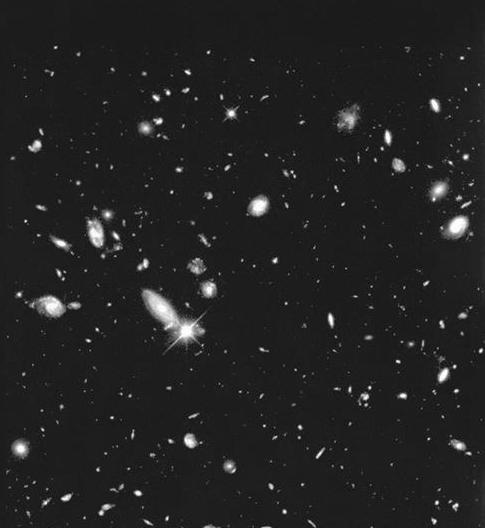
#> input picture cap3/atvd_2/images/Fig0334(a)(hubble-original).tif, 485 x 528 px
$ jupyter execute filtros_espaciais.ipynb
#> lines starting #> are read from the running program, lines starting #| are printed output that depends on the picture; after the words box and inside, x2 and y2 are one past the last pixel; in counts of white or black regions, pixels touching at a corner belong together
[cell 1]
import numpy as np
import matplotlib.pyplot as plt

from numpy.lib.stride_tricks import sliding_window_view
from PIL import Image

### Cap 3.5 - Filtros espaciais de suavização

##### 3.5.1 - Filtros Lineares (Média)

Filtro de média:

$ R=\frac{1}{m}\sum_{i=1-\frac{m-1}{2}}^{i+\frac{m-1}{2}}Z_i$

Filtro de mediana:

$ g(x,y)=\frac{\sum_{s=-a}^{a}\sum_{t=-b}^{b}w(s,t)f(x+s,y+t)}{\sum_{s=-a}^{a}\sum_{t=-b}^{b}w(s,t)}$

### Cap 3.6 - Filtros espaciais de aguçamento

##### 3.6.1 - Fundamentos

Derivada de primeira ordem de uma função unidimensional f(x):

$ \frac{\partial f}{\partial x} = f(x+1)-f(x) $

Derivada se segunda ordem de f(x):

$ \frac{\partial^{2} f}{\partial x^{2}} = f(x+1)+f(x-1)-2f(x) $

[cell 2]
def _check_m(m: int):
    if m < 1 or m % 2 == 0:
        raise ValueError("m deve ser ímpar e maior ou igual 1")

def _conv1d_along_axis(a: np.ndarray, kernel: np.ndarray, axis: int, pad_mode: str):
    pad = len(kernel) // 2

    pad_width = [(0,0)] * a.ndim
    pad_width[axis] = (pad, pad)
    ap = np.pad(a, pad_width=pad_width, mode=pad_mode)

    return np.apply_along_axis(lambda v: np.convolve(v, kernel, mode="valid"), axis, ap)

def mean_filter_2d(img: np.ndarray, m: int, pad_mode: str = "reflect") -> np.ndarray:
    """
    Média móvel 2D mxm. Se img for RGB (H,W,3), filtra canal a canal.
    """
    _check_m(m)
    kernel = np.ones(m, dtype=float) / m  # separável: 1D horizontal + 1D vertical

    if img.ndim == 2:
        # 2D: HxW
        out = _conv1d_along_axis(img.astype(float), kernel, axis=1, pad_mode=pad_mode)  # horiz
        out = _conv1d_along_axis(out,             kernel, axis=0, pad_mode=pad_mode)    # vert
        return out
    elif img.ndim == 3 and img.shape[2] in (3,4):
        # 3D: HxWxC -> processa cada canal
        channels = []
        for c in range(img.shape[2]):
            ch = img[..., c].astype(float)
            ch = _conv1d_along_axis(ch, kernel, axis=1, pad_mode=pad_mode)
            ch = _conv1d_along_axis(ch, kernel, axis=0, pad_mode=pad_mode)
            channels.append(ch)
        return np.stack(channels, axis=2)
    else:
        raise ValueError("Imagem deve ser 2D (HxW) ou 3D (HxWxC).")

def threshold_manual(img, T):
    """
    Aplica limiarização binária com limiar T.
    - img: imagem em escala de cinza (0-1 ou 0-55)
    - T: valor de limiar (float ou int)
    Retorna imagem binária (0 e 1)
    """
    img = np.asarray(img, dtype=float)
    if img.max() > 1:  # normaliza para [0,1] se necessário
        img = img / 255.0
    binary = (img >= T).astype(float)
    return binary

[cell 3]
img_hubble = Image.open("./images/Fig0334(a)(hubble-original).tif").convert("L")
#> img_hubble is the input picture: PIL image 485x528 L; min 0, max 255, mean 34.5
img_board = Image.open("./images/Fig0335(a)(ckt_board_saltpep_prob_pt05).tif").convert("L")
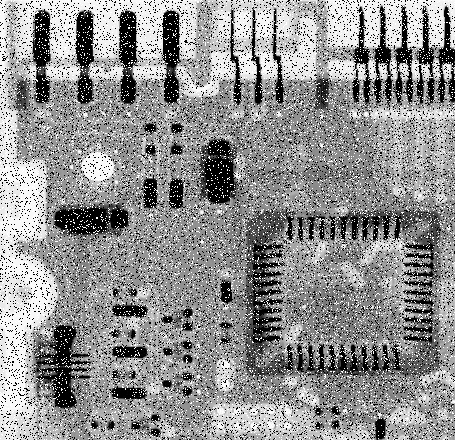
#> input picture cap3/atvd_2/images/Fig0335(a)(ckt_board_saltpep_prob_pt05).tif, 455 x 440 px
#> img_board is the input picture: PIL image 455x440 L; min 0, max 255, mean 144.1
img_moon = Image.open("./images/Fig0338(a)(blurry_moon).tif").convert("L")
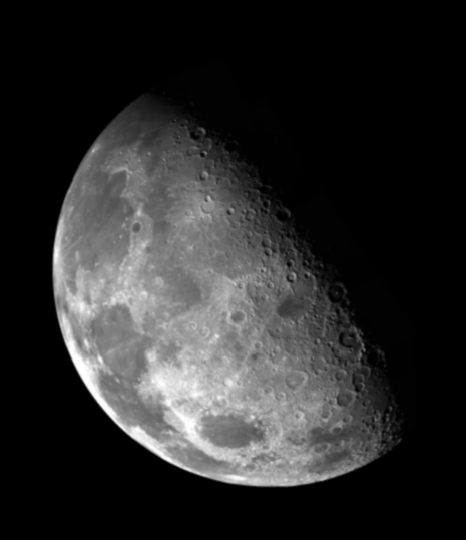
#> input picture cap3/atvd_2/images/Fig0338(a)(blurry_moon).tif, 466 x 540 px
#> img_moon is the input picture: PIL image 466x540 L; min 0, max 254, mean 42.7

Imagem Hubble (3.34)

[cell 4]
img_hubble_array = np.array(img_hubble)
print(f"{type(img_hubble_array)}, {type(img_hubble)}")
#| <class 'numpy.ndarray'>, <class 'PIL.Image.Image'>
print(f"{img_hubble_array.shape}, {img_hubble.size}")
#| (528, 485), (485, 528)

[cell 5]
# Normalização
img_hubble_normalized = img_hubble_array.astype(np.float32) / 255.0

m = 15
hubble_image_filtered = mean_filter_2d(img_hubble_normalized, m) * 255.0
hubble_image_thresh = threshold_manual(hubble_image_filtered, 0.3)
#> in threshold_manual, `binary = (img >= T).astype(float)`:
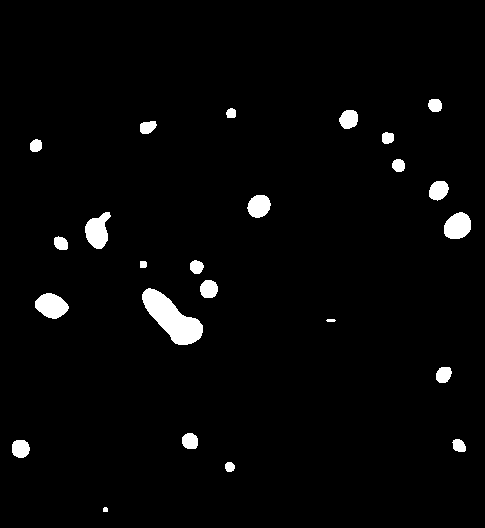
#> binary: shape (528, 485) float64; values 0 (black) and 1 (white), 2.7% white; 24 white regions, largest, box (x1, y1, x2, y2) and area: (142, 288, 203, 345) 1714, (85, 212, 111, 249) 623, (35, 293, 69, 319) 620

[cell 6]
fig, axes = plt.subplots(1,3, figsize=(10,5))

axes[0].imshow(img_hubble_array, cmap="gray")
axes[0].set_title('a')
axes[0].axis("off")

axes[1].imshow(hubble_image_filtered, cmap="gray")
axes[1].set_title('b')
axes[1].axis("off")

axes[2].imshow(hubble_image_thresh, cmap="gray")
axes[2].set_title('c')
axes[2].axis("off")

plt.tight_layout()
plt.savefig("results/panel_figure_3.34.tif")
plt.show()

Imagem Board (3.35)

[cell 7]
img_board_array = np.array(img_board)
print(f"{type(img_board_array)}, {type(img_board)}")
#| <class 'numpy.ndarray'>, <class 'PIL.Image.Image'>
print(f"{img_board_array.shape}, {img_board.size}")
#| (440, 455), (455, 440)

[cell 8]
def median_filter_2d(img: np.ndarray, m: int, *, pad_mode: str = "reflect") -> np.ndarray:
    """
    Filtro mediana 2D mxm.
    - img HxW (grayscale) ou HxWxC (RGB/RGBA)
    - Aplica por canal se houver 3º eixo.
    """
    _check_m(m)
    img = np.asarray(img, dtype=float)

    def _median2d_gray(gray: np.ndarray) -> np.ndarray:
        pad = m // 2
        gp = np.pad(gray, pad_width=pad, mode=pad_mode)
        # janelas (H, W, m, m)
        win = sliding_window_view(gp, (m, m))
        return np.median(win, axis=(-1, -2))

    if img.ndim == 2:
        return _median2d_gray(img)
    elif img.ndim == 3 and img.shape[2] in (3, 4):
        chans = [ _median2d_gray(img[..., c]) for c in range(img.shape[2]) ]
        return np.stack(chans, axis=2)
    else:
        raise ValueError("Imagem deve ser 2D (HxW) ou 3D (HxWxC).")

[cell 9]
# Normalização
img_board_normalized = img_board_array.astype(np.float32) / 255.0

m = 3
board_image_mean_filtered = mean_filter_2d(img_board_normalized, m) * 255.0
#> call 4 of _conv1d_along_axis, with kernel = array of shape (3,), axis = 0, pad_mode = 'reflect'
#> in _conv1d_along_axis (call 4), `ap = np.pad(a, pad_width=pad_width, mode=pad_mode)`:
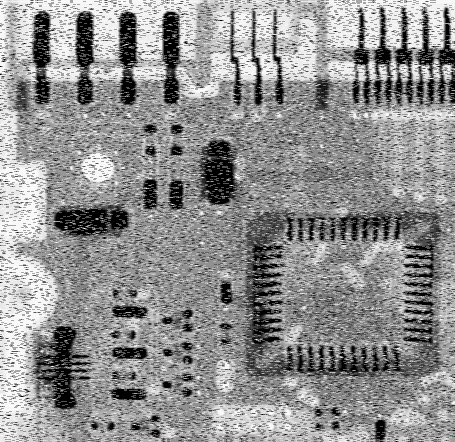
#> ap: shape (442, 455) float64; min 0, max 1, mean 0.566
board_image_median_filtered = median_filter_2d(img_board_normalized, m) * 255.0
#> in _median2d_gray, `gp = np.pad(gray, pad_width=pad, mode=pad_mode)`:
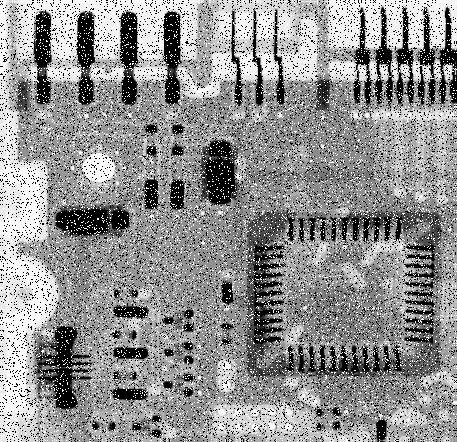
#> gp: shape (442, 457) float64; min 0, max 1, mean 0.566

[cell 10]
fig, axes = plt.subplots(1,3, figsize=(10,5))

axes[0].imshow(img_board_array, cmap="gray")
axes[0].set_title('a')
axes[0].axis("off")

axes[1].imshow(board_image_mean_filtered, cmap="gray")
axes[1].set_title('b')
axes[1].axis("off")

axes[2].imshow(board_image_median_filtered, cmap="gray")
axes[2].set_title('c')
axes[2].axis("off")

plt.tight_layout()
plt.savefig("results/panel_figure_3.35.tif")
plt.show()

Imagem Blurry Moon (3.38)

[cell 11]
img_moon_array = np.array(img_moon)
print(f"{type(img_moon_array)}, {type(img_moon)}")
#| <class 'numpy.ndarray'>, <class 'PIL.Image.Image'>
print(f"{img_moon_array.shape}, {img_moon.size}")
#| (540, 466), (466, 540)

Implementação do Laplaciano (sem ajuste)

$ \nabla2 f = f(x + 1, y) + f(x −1, y) + f(x ,y + 1) + f(x ,y −1) − 4f(x ,y ) $

Com ajuste:

$ g(x, y) = f(x, y) + c[\nabla^2f(x,y)] $

[cell 12]
LAPLACE4 = np.array([[0, 1, 0],
                     [1,-4, 1],
                     [0, 1, 0]], dtype=float)

LAPLACE8 = np.array([[1, 1, 1],
                     [1,-8, 1],
                     [1, 1, 1]], dtype=float)

def laplacian_numpy(img, laplace, pad_mode="reflect"):
    """img: HxW ou HxWxC; retorna float64"""
    img = np.asarray(img, dtype=float)
    if img.ndim == 2:      # grayscale
        return _conv2_valid_pad(img, laplace, pad_mode)
    elif img.ndim == 3:    # RGB/RGBA
        chans = [ _conv2_valid_pad(img[...,c], laplace, pad_mode) for c in range(img.shape[2]) ]
        return np.stack(chans, axis=2)
    else:
        raise ValueError("Imagem deve ser 2D (HxW) ou 3D (HxWxC).")

def _conv2_valid_pad(gray, kernel, pad_mode):
    kh, kw = kernel.shape
    ph, pw = kh//2, kw//2
    gp = np.pad(gray, ((ph,ph),(pw,pw)), mode=pad_mode)
    # janelas (H, W, kh, kw)
    win = sliding_window_view(gp, (kh, kw))
    return np.tensordot(win, kernel, axes=((-1,-2),(1,0)))  # mesma forma de gray

[cell 13]
# Normalização
img_moon_normalized = img_moon_array.astype(np.float32) / 255.0
img_moon_float = img_moon_array.astype(np.float32)

moon_image_laplacian_4 = laplacian_numpy(img_moon_normalized, laplace=LAPLACE4) * 255.0 #np.float32
#> in _conv2_valid_pad, `return np.tensordot(win, kernel, axes=((-1,-2),(1,0)))`:
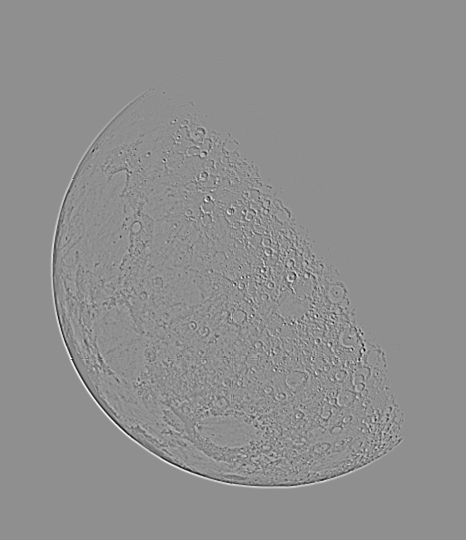
#> returned value: shape (540, 466) float64; min -0.416, max 0.325, mean 0; drawn with min black and max white
moon_image_laplacian_8 = laplacian_numpy(img_moon_normalized, laplace=LAPLACE8) * 255.0 #np.float32
moon_image_laplacian_adjust = img_moon_float - moon_image_laplacian_4
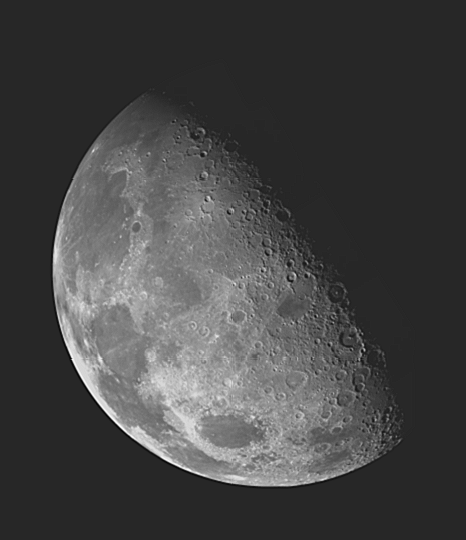
#> moon_image_laplacian_adjust: shape (540, 466) float64; min -57, max 314, mean 42.7; drawn with min black and max white
moon_image_laplacian_adjust_8 = img_moon_float - moon_image_laplacian_8
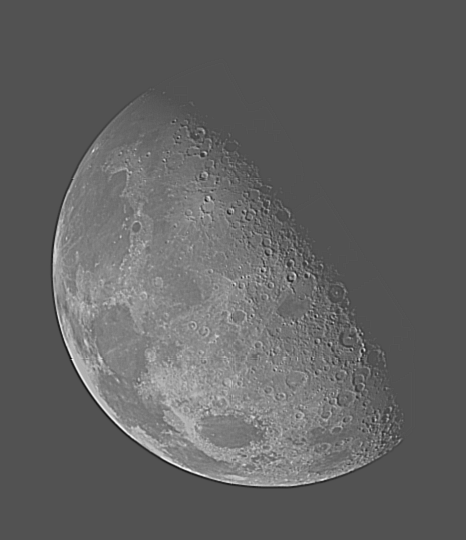
#> moon_image_laplacian_adjust_8: shape (540, 466) float64; min -225, max 473, mean 42.7; drawn with min black and max white

[cell 14]
# Aplica o deslocamento de 128
moon_image_laplacian_4_deslocado = moon_image_laplacian_4 + 128

[cell 15]
# Limitar (Clip) e Converter para 8-bit (uint8) para visualização, pois os valores podem estar
# fora da faixa [0, 255] após a subtração

# Clipa e converte para uint8 para exibição (Figura C)
moon_image_laplacian_4_deslocado = np.clip(moon_image_laplacian_4_deslocado, 0, 255).astype(np.uint8)
moon_image_adjust_4 = np.clip(moon_image_laplacian_adjust, 0, 255).astype(np.uint8)
moon_image_laplacian_4_without_adjust = np.clip(moon_image_laplacian_4, 0, 255).astype(np.uint8)
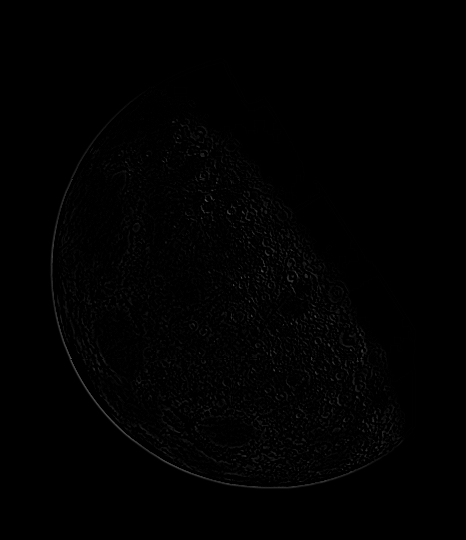
#> moon_image_laplacian_4_without_adjust: shape (540, 466); min 0, max 83, mean 1.4
moon_image_adjust_8 = np.clip(moon_image_laplacian_adjust_8, 0, 255).astype(np.uint8)
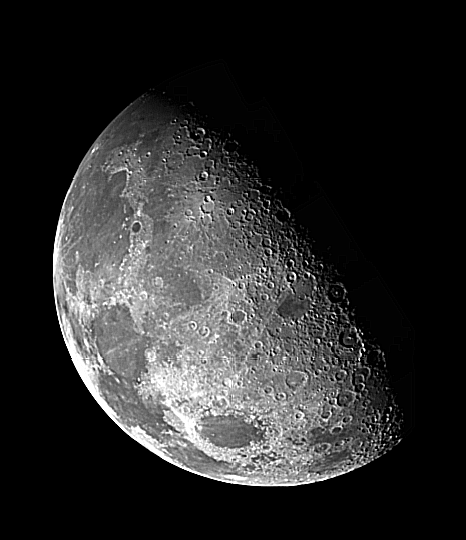
#> moon_image_adjust_8: shape (540, 466); min 0, max 255, mean 42.9

[cell 16]
print("dtypes das imagens:")

print(img_moon_array.dtype)
#| uint8

print(moon_image_laplacian_4_without_adjust.dtype)
#| uint8

print(moon_image_laplacian_4_deslocado.dtype)
#| uint8

print(moon_image_adjust_4.dtype)
#| uint8

print(moon_image_adjust_8.dtype)
#| uint8

[cell 17]
fig, axes = plt.subplots(3,2, figsize=(5,8))

axes[0,0].imshow(img_moon_array, cmap="gray")
axes[0,0].set_title('a')
axes[0,0].axis("off")

axes[0,1].imshow(moon_image_laplacian_4_without_adjust, cmap="gray")
axes[0,1].set_title('b')
axes[0,1].axis("off")

axes[1,0].imshow(moon_image_laplacian_4_deslocado, cmap="gray")
axes[1,0].set_title('c')
axes[1,0].axis("off")

axes[1,1].imshow(moon_image_adjust_4, cmap="gray")
axes[1,1].set_title('d')
axes[1,1].axis("off")

axes[2,0].imshow(moon_image_adjust_8, cmap="gray")
axes[2,0].set_title('e')
axes[2,0].axis("off")

axes[2, 1].set_visible(False)

plt.tight_layout()
plt.savefig("results/panel_figure_3.38.tif")
plt.show()
